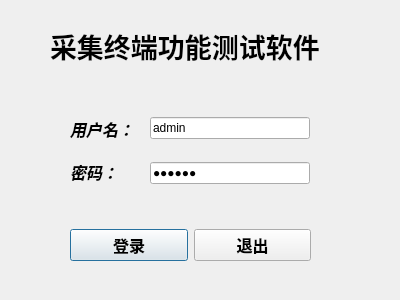
<?xml version="1.0" encoding="UTF-8"?>
<ui version="4.0">
 <class>logindialog</class>
 <widget class="QDialog" name="logindialog">
  <property name="geometry">
   <rect>
    <x>0</x>
    <y>0</y>
    <width>400</width>
    <height>300</height>
   </rect>
  </property>
  <property name="windowTitle">
   <string>采集终端功能测试软件登录</string>
  </property>
  <property name="windowIcon">
   <iconset>
    <normaloff>images/login_64.png</normaloff>images/login_64.png</iconset>
  </property>
  <widget class="QLabel" name="label">
   <property name="geometry">
    <rect>
     <x>50</x>
     <y>10</y>
     <width>301</width>
     <height>71</height>
    </rect>
   </property>
   <property name="font">
    <font>
     <family>楷体</family>
     <pointsize>20</pointsize>
     <weight>75</weight>
     <bold>true</bold>
    </font>
   </property>
   <property name="text">
    <string>采集终端功能测试软件</string>
   </property>
  </widget>
  <widget class="QWidget" name="verticalLayoutWidget">
   <property name="geometry">
    <rect>
     <x>70</x>
     <y>110</y>
     <width>70</width>
     <height>80</height>
    </rect>
   </property>
   <layout class="QVBoxLayout" name="verticalLayout">
    <item>
     <widget class="QLabel" name="label_3">
      <property name="font">
       <font>
        <family>楷体</family>
        <pointsize>12</pointsize>
        <weight>75</weight>
        <italic>true</italic>
        <bold>true</bold>
       </font>
      </property>
      <property name="text">
       <string>用户名：</string>
      </property>
     </widget>
    </item>
    <item>
     <widget class="QLabel" name="label_2">
      <property name="font">
       <font>
        <family>楷体</family>
        <pointsize>12</pointsize>
        <weight>75</weight>
        <italic>true</italic>
        <bold>true</bold>
       </font>
      </property>
      <property name="text">
       <string>密码：</string>
      </property>
     </widget>
    </item>
   </layout>
  </widget>
  <widget class="QWidget" name="verticalLayoutWidget_2">
   <property name="geometry">
    <rect>
     <x>150</x>
     <y>100</y>
     <width>160</width>
     <height>101</height>
    </rect>
   </property>
   <layout class="QVBoxLayout" name="verticalLayout_2">
    <item>
     <widget class="QLineEdit" name="usrLineEdit">
      <property name="text">
       <string>admin</string>
      </property>
      <property name="echoMode">
       <enum>QLineEdit::Normal</enum>
      </property>
      <property name="placeholderText">
       <string>请输入用户名</string>
      </property>
     </widget>
    </item>
    <item>
     <widget class="QLineEdit" name="pwdLineEdit">
      <property name="text">
       <string>123456</string>
      </property>
      <property name="echoMode">
       <enum>QLineEdit::Password</enum>
      </property>
      <property name="placeholderText">
       <string>请输入密码</string>
      </property>
     </widget>
    </item>
   </layout>
  </widget>
  <widget class="QWidget" name="horizontalLayoutWidget">
   <property name="geometry">
    <rect>
     <x>70</x>
     <y>220</y>
     <width>241</width>
     <height>51</height>
    </rect>
   </property>
   <layout class="QHBoxLayout" name="horizontalLayout">
    <item>
     <widget class="QPushButton" name="loginBtn">
      <property name="font">
       <font>
        <family>楷体</family>
        <pointsize>12</pointsize>
        <weight>75</weight>
        <bold>true</bold>
       </font>
      </property>
      <property name="text">
       <string>登录</string>
      </property>
     </widget>
    </item>
    <item>
     <widget class="QPushButton" name="exitBtn">
      <property name="font">
       <font>
        <family>楷体</family>
        <pointsize>12</pointsize>
        <weight>75</weight>
        <bold>true</bold>
       </font>
      </property>
      <property name="text">
       <string>退出</string>
      </property>
     </widget>
    </item>
   </layout>
  </widget>
 </widget>
 <resources/>
 <connections>
  <connection>
   <sender>exitBtn</sender>
   <signal>clicked()</signal>
   <receiver>logindialog</receiver>
   <slot>close()</slot>
   <hints>
    <hint type="sourcelabel">
     <x>251</x>
     <y>239</y>
    </hint>
    <hint type="destinationlabel">
     <x>199</x>
     <y>149</y>
    </hint>
   </hints>
  </connection>
 </connections>
</ui>
